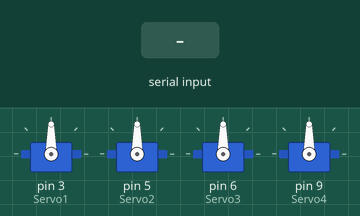
Bench run of a sketch on a simulated Arduino Uno, built with avr-gcc and run on an emulated ATmega328P. Shown: 4 × servo. Inputs (shaded band) come from the test bench.

Above: at 1.2 s.
1.3 s: "90,45*" received over Serial
At 2.0 s:
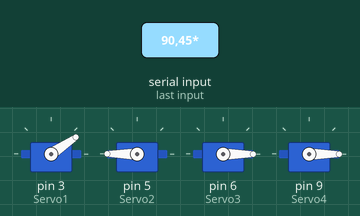
3.1 s: "30,150*" received over Serial
At 4.0 s:
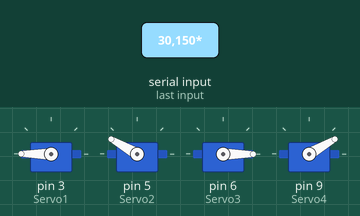
5.0 s: "5*" received over Serial
At 6.6 s:
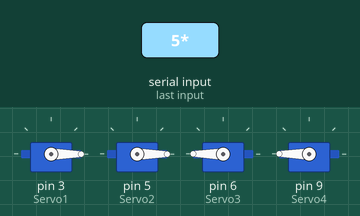
7.0 s: "90*" received over Serial
At 8.1 s:
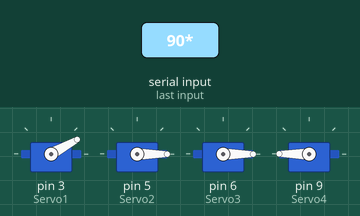
9.0 s: "200*" received over Serial
At 10.3 s:
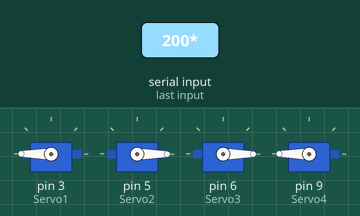
11.0 s: "90,45*" received over Serial
At 11.18 s:
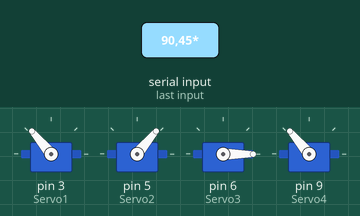
Timing chart, 0 to 14.0 s (numbered marks = the images above; inputs shaded):
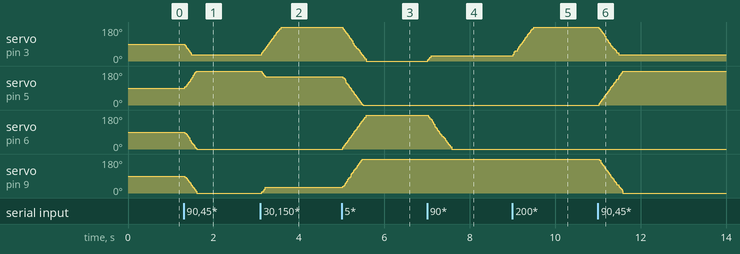

The sketch:

sketch_jun04a.ino
```cpp
#include <VarSpeedServo.h>
#include <String.h>

VarSpeedServo Servo1;    // create servo object to control a servo
VarSpeedServo Servo2;
VarSpeedServo Servo3;
VarSpeedServo Servo4;

int x_angle = 10;
int y_angle = -10;
int i ;
String angle;
int a,b,u,v,w,x,y,z;
unsigned long previousMillis = 0;
int interval = 100;

void setup() {
  // put your setup code here, to run once:
  Serial.begin(9600);
  Servo1.attach(3);      // attach the signal pin of servo to pin9 of arduino
  Servo2.attach(5);
  Servo3.attach(6);      // attach the signal pin of servo to pin9 of arduino
  Servo4.attach(9);

  Servo1.write(90);
  Servo2.write(90);
  Servo3.write(90);
  Servo4.write(90);
 // delay(100);
 //Serial.setTimeout(50);
}

void loop()
{
  //unsigned long currentMillis = millis();
     i=0;
  if((Serial.available()>0)) //&& ((currentMillis-previousMillis)<interval))
  {
      //Serial.println("Receiving Data at Arduino");
      angle = Serial.readStringUntil('*');
      //Serial.println(angle);
      //l = strlen(angle);

      //for(i=0; angle[i] !='\0';i=i+6)
      //{

        //Serial.println(angle);
        //Serial.println(angle[0]);
        //Serial.println(angle[1]);

        u = angle[i]-'0';
        v = angle[i+1]-'0';
        w = angle[i+2]-'0';
        x = angle[i+3]-'0';
        y = angle[i+4]-'0';
        z = angle[i+5]-'0';

        a = (u*100)+ (v*10) + w;
        b = (x*100)+ (y*10) + z;

        //Serial.println(a);

        Servo1.slowmove(a,200);
        Servo3.slowmove(180-a,200);
        Servo2.slowmove(b,200);
        Servo4.slowmove(180-b,200);

      //}
      //angle = Serial.readString();


  /*if(i%2 == 0)
  {
    x_angle = -10;
    y_angle = 10;

  }
  else
  {
    x_angle = 10;
    y_angle = -10;
  }
  if(i<16)
  {
  Servo_yDir();
  Servo_xDir();
  delay(2000);
  i++ ;
  }*/
}
}
```

Measured:
- after the input at 1.3 s, servo on pin 3 (Servo1): moves from 90° to 34° over 0.16 s, starting at once; servo on pin 5 (Servo2): moves from 90° to 180° over 0.28 s, starting at once; servo on pin 6 (Servo3), servo on pin 9 (Servo4): moves from 90° to 0° over 0.28 s, starting at once
- after the input at 3.1 s, servo on pin 3 (Servo1): moves from 34° to 180° over 0.46 s, starting at once; servo on pin 5 (Servo2): 180° → 150° at once; servo on pin 9 (Servo4): 0° → 30° at once
- after the input at 5.0 s, servo on pin 3 (Servo1): moves from 180° to 0° over 0.56 s, starting at once; servo on pin 5 (Servo2): moves from 150° to 0° over 0.48 s, starting at once; servo on pin 6 (Servo3): moves from 0° to 180° over 0.56 s, starting at once; servo on pin 9 (Servo4): moves from 30° to 180° over 0.48 s, starting at once
- after the input at 7.0 s, servo on pin 3 (Servo1): 0° → 29° at once; servo on pin 6 (Servo3): moves from 180° to 0° over 0.56 s, starting at once
- after the input at 9.0 s, servo on pin 3 (Servo1): moves from 29° to 180° over 0.48 s, starting at once
- after the input at 11.0 s, servo on pin 3 (Servo1): moves from 180° to 34° over 0.46 s, starting at once; servo on pin 5 (Servo2): moves from 0° to 180° over 0.56 s, starting at once; servo on pin 9 (Servo4): moves from 180° to 0° over 0.56 s, starting at once
